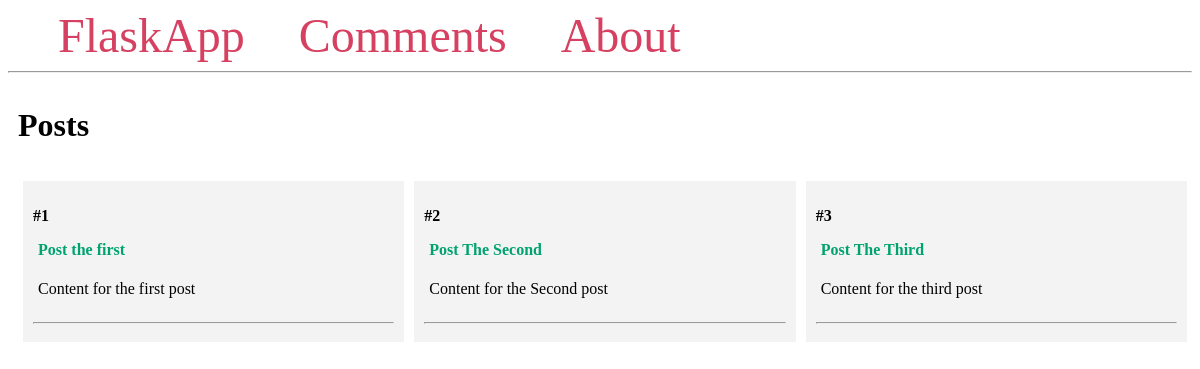
The page / on the database its author committed.
### app.py (models this page shows, shortened)
class Post(db.Model):
    id = db.Column(db.Integer, primary_key = True)
    title = db.Column(db.String(100))
    content = db.Column(db.Text)
    comments = db.relationship('Comment', backref = 'post')

### app.py (the view)
@app.route('/')
def index():
    posts = Post.query.all()
    return render_template('index.html', posts = posts)

### templates/index.html
{% extends 'base.html'%}
{% block content %}
<span class="title"><h1>{%block title%} Posts {%endblock%}</h1></span>
<div class="content">
    {% for post in posts%}
        <div class="post">
            <p><b>#{{ post.id }}</b></p>
            <b>
                <p class="title">
                    <a href="{{ url_for('post', post_id = post.id)}}">{{ post.title }}</a>
                </p>
            </b>
            <div class="content">
                <p>{{ post.content }}</p>
            </div>
            <hr>
        </div>
        {% endfor %}
</div>
{% endblock %}

### templates/base.html (style rules this page uses)
.title { margin: 5px; }
.content { margin: 5px; width: 100%; display: flex; flex-direction: row; flex-wrap: wrap; }
.post { flex: 20%; padding: 10px; margin: 5px; background-color: #f3f3f3; inline-size: 100%; }
.title a { color: #00a36f; text-decoration: none; }

### rows shown on the page
Post: id "1", title "Post the first", content "Content for the first post"
Post: id "2", title "Post The Second", content "Content for the Second post"
Post: id "3", title "Post The Third", content "Content for the third post"
